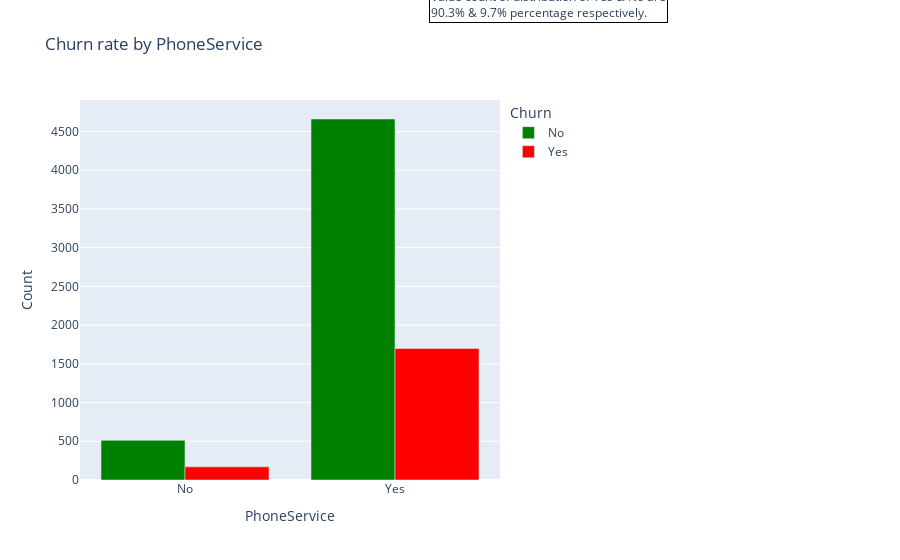
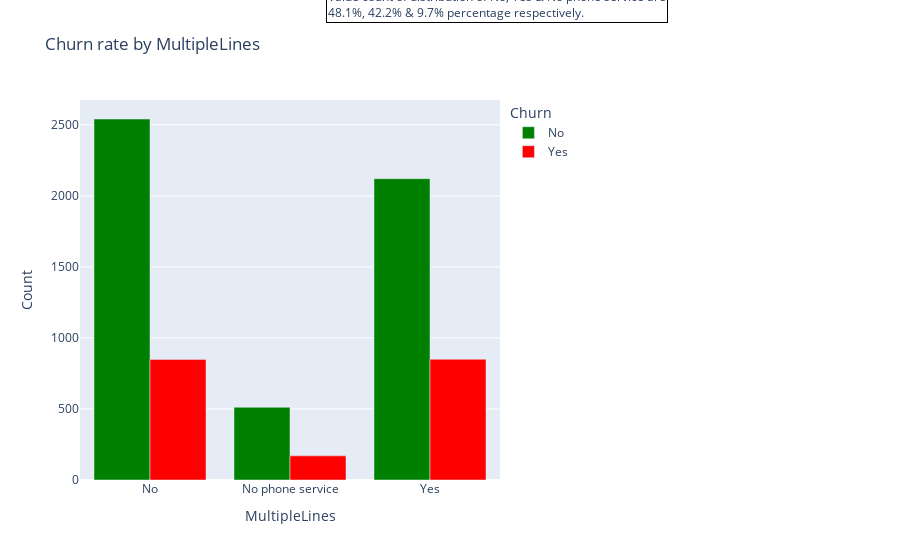
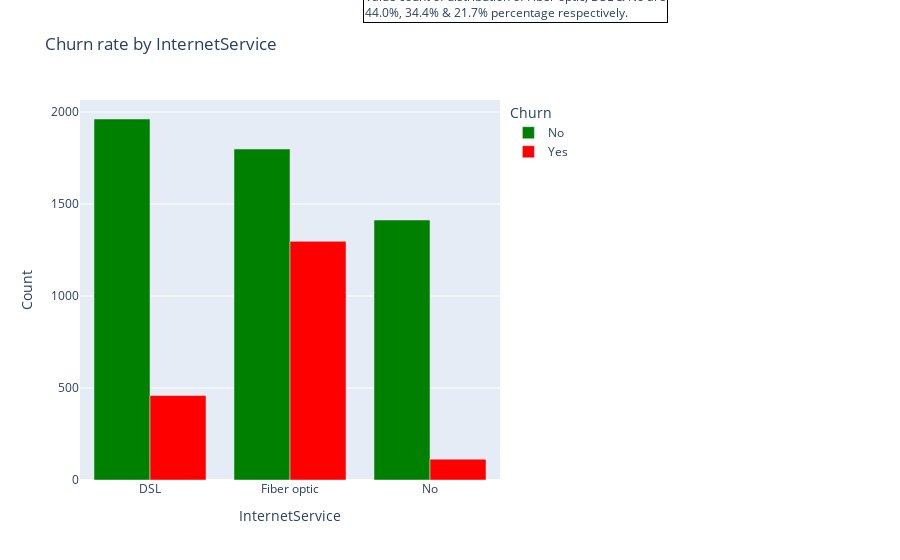
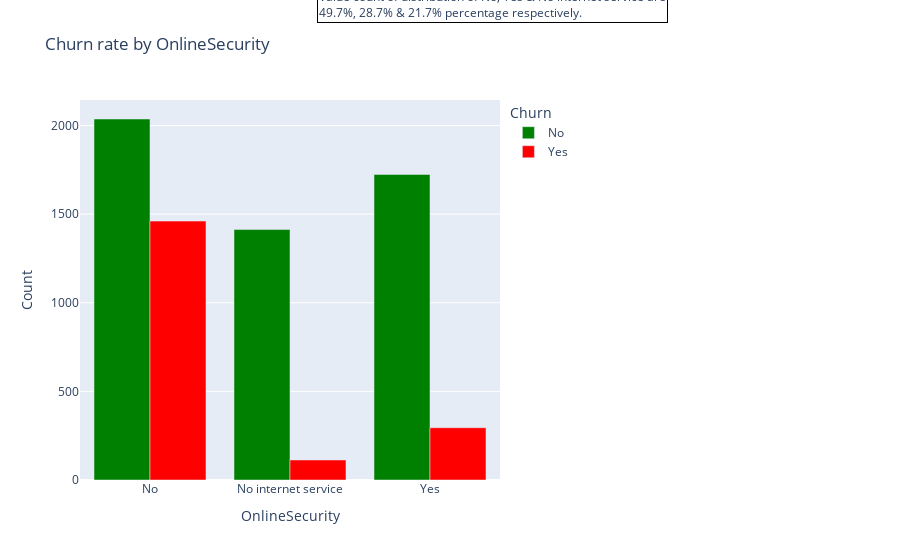

Notebook code for these charts, in order:
### Markdown cell above
***
**Demographic analysis Insight**: 
Gender and partner are even distributed with approximate percentage values. The difference in churn is slightly higher in females but the diffreence is negligible. There is a higher proportion of churn amongst younger customers (where SeniorCitizen is No), customers with no partners and customers with no dependents. These analysis on demographic section of data highlights on-senior citizens with no partners and dependents describe a particular segment of customers that are likely to churn.
***

### Code cell
bar('PhoneService')
bar('MultipleLines')
bar('InternetService')
bar('OnlineSecurity')
bar('OnlineBackup')
bar('DeviceProtection')
bar('TechSupport')
bar('StreamingTV')
bar('StreamingMovies')

### Figure 1 — Plotly figure (JSON) as saved in the notebook; plotly's stock layout.template omitted (floating-point values rounded to 4 significant figures)
{"data": [{"alignmentgroup": "True", "hovertemplate": "Churn=No<br>PhoneService=%{x}<br>Count=%{y}<extra></extra>", "legendgroup": "No", "marker": {"color": "green", "pattern": {"shape": ""}}, "name": "No", "offsetgroup": "No", "orientation": "v", "showlegend": true, "textposition": "auto", "type": "bar", "x": ["No", "Yes"], "xaxis": "x", "y": [512, 4662], "yaxis": "y"}, {"alignmentgroup": "True", "hovertemplate": "Churn=Yes<br>PhoneService=%{x}<br>Count=%{y}<extra></extra>", "legendgroup": "Yes", "marker": {"color": "red", "pattern": {"shape": ""}}, "name": "Yes", "offsetgroup": "Yes", "orientation": "v", "showlegend": true, "textposition": "auto", "type": "bar", "x": ["No", "Yes"], "xaxis": "x", "y": [170, 1699], "yaxis": "y"}], "layout": {"annotations": [{"align": "left", "bordercolor": "black", "borderwidth": 1, "showarrow": false, "text": "Value count of distribution of Yes & No are<br>90.3% & 9.7% percentage respectively.", "x": 1.4, "xref": "paper", "y": 1.3, "yref": "paper"}], "barmode": "group", "legend": {"title": {"text": "Churn"}, "tracegroupgap": 0}, "margin": {"r": 400}, "title": {"text": "Churn rate by PhoneService"}, "xaxis": {"anchor": "y", "domain": [0, 1], "title": {"text": "PhoneService"}}, "yaxis": {"anchor": "x", "domain": [0, 1], "title": {"text": "Count"}}}}

### Figure 2 — Plotly figure (JSON) as saved in the notebook; plotly's stock layout.template omitted (floating-point values rounded to 4 significant figures)
{"data": [{"alignmentgroup": "True", "hovertemplate": "Churn=No<br>MultipleLines=%{x}<br>Count=%{y}<extra></extra>", "legendgroup": "No", "marker": {"color": "green", "pattern": {"shape": ""}}, "name": "No", "offsetgroup": "No", "orientation": "v", "showlegend": true, "textposition": "auto", "type": "bar", "x": ["No", "No phone service", "Yes"], "xaxis": "x", "y": [2541, 512, 2121], "yaxis": "y"}, {"alignmentgroup": "True", "hovertemplate": "Churn=Yes<br>MultipleLines=%{x}<br>Count=%{y}<extra></extra>", "legendgroup": "Yes", "marker": {"color": "red", "pattern": {"shape": ""}}, "name": "Yes", "offsetgroup": "Yes", "orientation": "v", "showlegend": true, "textposition": "auto", "type": "bar", "x": ["No", "No phone service", "Yes"], "xaxis": "x", "y": [849, 170, 850], "yaxis": "y"}], "layout": {"annotations": [{"align": "left", "bordercolor": "black", "borderwidth": 1, "showarrow": false, "text": "Value count of distribution of No, Yes & No phone service are<br>48.1%, 42.2% & 9.7% percentage respectively.", "x": 1.4, "xref": "paper", "y": 1.3, "yref": "paper"}], "barmode": "group", "legend": {"title": {"text": "Churn"}, "tracegroupgap": 0}, "margin": {"r": 400}, "title": {"text": "Churn rate by MultipleLines"}, "xaxis": {"anchor": "y", "domain": [0, 1], "title": {"text": "MultipleLines"}}, "yaxis": {"anchor": "x", "domain": [0, 1], "title": {"text": "Count"}}}}

### Figure 3 — Plotly figure (JSON) as saved in the notebook; plotly's stock layout.template omitted (floating-point values rounded to 4 significant figures)
{"data": [{"alignmentgroup": "True", "hovertemplate": "Churn=No<br>InternetService=%{x}<br>Count=%{y}<extra></extra>", "legendgroup": "No", "marker": {"color": "green", "pattern": {"shape": ""}}, "name": "No", "offsetgroup": "No", "orientation": "v", "showlegend": true, "textposition": "auto", "type": "bar", "x": ["DSL", "Fiber optic", "No"], "xaxis": "x", "y": [1962, 1799, 1413], "yaxis": "y"}, {"alignmentgroup": "True", "hovertemplate": "Churn=Yes<br>InternetService=%{x}<br>Count=%{y}<extra></extra>", "legendgroup": "Yes", "marker": {"color": "red", "pattern": {"shape": ""}}, "name": "Yes", "offsetgroup": "Yes", "orientation": "v", "showlegend": true, "textposition": "auto", "type": "bar", "x": ["DSL", "Fiber optic", "No"], "xaxis": "x", "y": [459, 1297, 113], "yaxis": "y"}], "layout": {"annotations": [{"align": "left", "bordercolor": "black", "borderwidth": 1, "showarrow": false, "text": "Value count of distribution of Fiber optic, DSL & No are<br>44.0%, 34.4% & 21.7% percentage respectively.", "x": 1.4, "xref": "paper", "y": 1.3, "yref": "paper"}], "barmode": "group", "legend": {"title": {"text": "Churn"}, "tracegroupgap": 0}, "margin": {"r": 400}, "title": {"text": "Churn rate by InternetService"}, "xaxis": {"anchor": "y", "domain": [0, 1], "title": {"text": "InternetService"}}, "yaxis": {"anchor": "x", "domain": [0, 1], "title": {"text": "Count"}}}}

### Figure 4 — Plotly figure (JSON) as saved in the notebook; plotly's stock layout.template omitted (floating-point values rounded to 4 significant figures)
{"data": [{"alignmentgroup": "True", "hovertemplate": "Churn=No<br>OnlineSecurity=%{x}<br>Count=%{y}<extra></extra>", "legendgroup": "No", "marker": {"color": "green", "pattern": {"shape": ""}}, "name": "No", "offsetgroup": "No", "orientation": "v", "showlegend": true, "textposition": "auto", "type": "bar", "x": ["No", "No internet service", "Yes"], "xaxis": "x", "y": [2037, 1413, 1724], "yaxis": "y"}, {"alignmentgroup": "True", "hovertemplate": "Churn=Yes<br>OnlineSecurity=%{x}<br>Count=%{y}<extra></extra>", "legendgroup": "Yes", "marker": {"color": "red", "pattern": {"shape": ""}}, "name": "Yes", "offsetgroup": "Yes", "orientation": "v", "showlegend": true, "textposition": "auto", "type": "bar", "x": ["No", "No internet service", "Yes"], "xaxis": "x", "y": [1461, 113, 295], "yaxis": "y"}], "layout": {"annotations": [{"align": "left", "bordercolor": "black", "borderwidth": 1, "showarrow": false, "text": "Value count of distribution of No, Yes & No internet service are<br>49.7%, 28.7% & 21.7% percentage respectively.", "x": 1.4, "xref": "paper", "y": 1.3, "yref": "paper"}], "barmode": "group", "legend": {"title": {"text": "Churn"}, "tracegroupgap": 0}, "margin": {"r": 400}, "title": {"text": "Churn rate by OnlineSecurity"}, "xaxis": {"anchor": "y", "domain": [0, 1], "title": {"text": "OnlineSecurity"}}, "yaxis": {"anchor": "x", "domain": [0, 1], "title": {"text": "Count"}}}}
